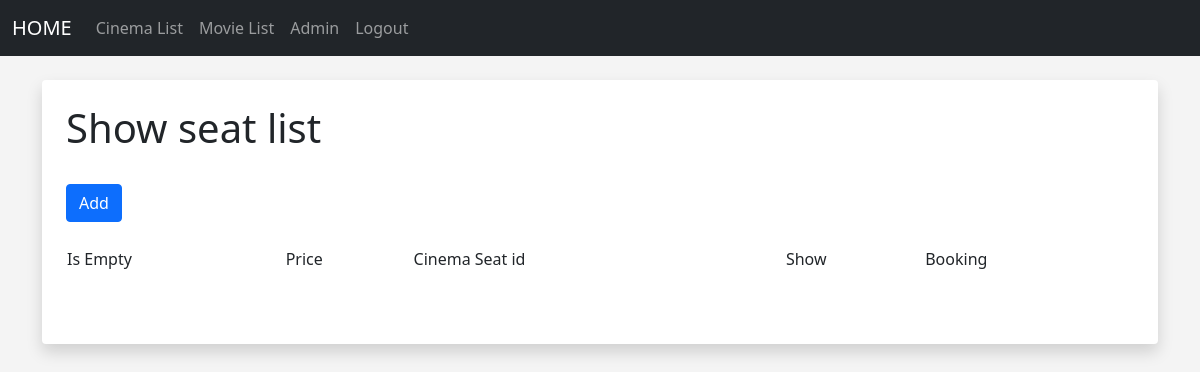
Page /show_seat_list (signed in) on the earlier database version.
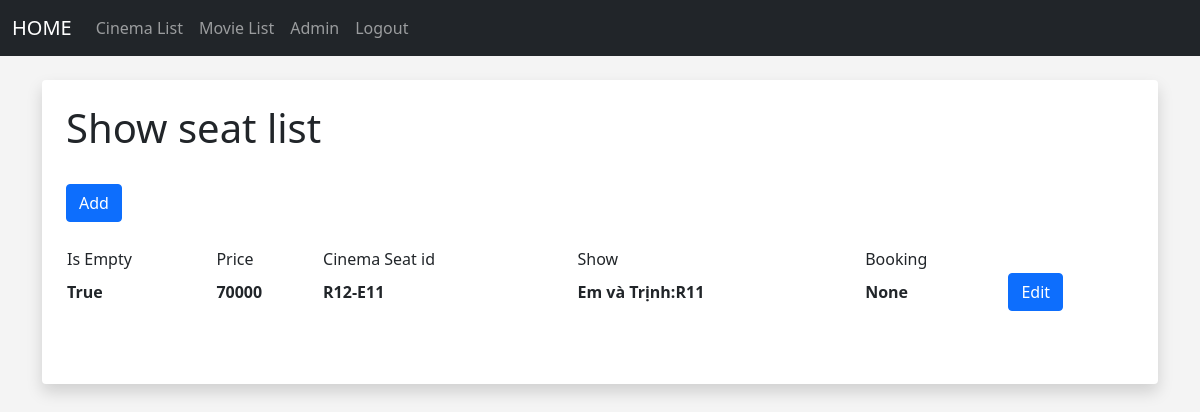
Same page on the later database version.
### members/models.py (models this page shows)
class Show_Seat(models.Model):
    is_empty = models.BooleanField()
    price = models.IntegerField()
    cinema_seat_id = models.ForeignKey(Cinema_Seat, on_delete=models.CASCADE)
    show_id = models.ForeignKey(Show, on_delete=models.CASCADE)
    booking_id = models.ForeignKey(Booking, on_delete=models.CASCADE,null=True,blank=True)

class Cinema_Seat(models.Model):
    seat_name = models.CharField(max_length=10)
    cinema_hall_id = models.ForeignKey(Cinema_Hall, on_delete=models.CASCADE)
    def __str__(self):
        return str(self.cinema_hall_id)+'-'+self.seat_name

class Cinema_Hall(models.Model):
    name = models.CharField(max_length=64)
    total_seats = models.IntegerField()
    cinema_id = models.ForeignKey(Cinema, on_delete=models.CASCADE)
    def __str__(self):
        return self.name

class Show(models.Model):
    date = models.DateField()
    start_time = models.TimeField()
    end_time = models.TimeField()
    cinema_hall_id = models.ForeignKey(Cinema_Hall, on_delete=models.CASCADE)
    movie_id = models.ForeignKey(Movie, on_delete=models.CASCADE)
    def __str__(self):
        return str(self.movie_id) +':'+str(self.cinema_hall_id)

class Movie(models.Model):
    title = models.CharField(max_length=256)
    image = models.ImageField(upload_to = "images/")
    description = models.CharField(max_length=512)
    duration = models.IntegerField()
    released_date = models.DateField()
    genre = models.CharField(max_length=256)
    def __str__(self):
        return self.title

### members/views.py (the view)
# urls.py: path('show_seat_list', views.get_all_show_seat, name='show_seat_list'),
def get_all_show_seat(request):
    show_seat_list = Show_Seat.objects.all()
    return render(request, 'ui/show_seat_list.html', {'show_seat_list':show_seat_list})

### members/templates/ui/show_seat_list.html (shortened to what this page needs)
{% extends 'ui/base.html' %}
{% block content %}
{% if user.is_superuser %}
	<div class="shadow p-4 mb-5 bg-body rounded">
	<h1>Show seat list</h1>
    <br/>
        <a href="{% url 'add_show_seat' %}" class="btn btn-primary" role="button">Add</a>
    <br/>
<br/>
<div class="container">
  <div class="row">
    <table>
    <tr>
        <td>Is Empty</td>
        <td>Price</td>
        <td>Cinema Seat id</td>
        <td>Show</td>
        <td>Booking</td>
    </tr>
      {% for show_seat in show_seat_list %}
    <tr>
        <th>
          {{show_seat.is_empty}}
        </th>
        <th>
            {{show_seat.price}}
        </th>
        <th>
            {{show_seat.cinema_seat_id}}
        </th>
        <th>
            {{show_seat.show_id}}
        </th>
        <th>
            {{show_seat.booking_id}}
        </th>
        <th>
            <a href="{% url 'edit_show_seat' show_seat.id %}" class="btn btn-primary" role="button">Edit</a>        </th>
    </tr>
      {% endfor %}
    </table>
  </div>
</div>
<br/><br/>
{%else%}
<center>
    <h1>Sorry you don't have permission to access this page</h1>
    </center>
{% endif %}
{% endblock %}

Differences in the rows shown:
added Show_Seat: is_empty "True", price "70000", cinema_seat_id "R12-E11", show_id "Em và Trịnh:R11", booking_id "None"
